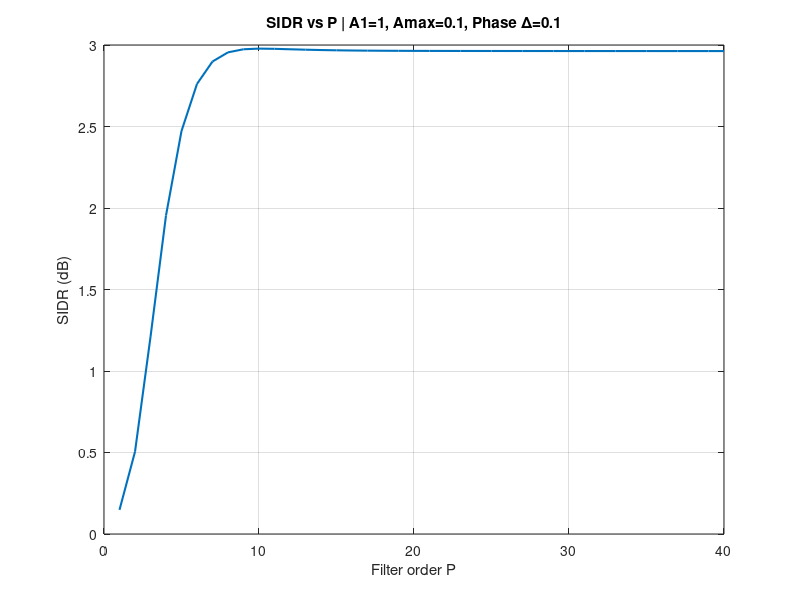
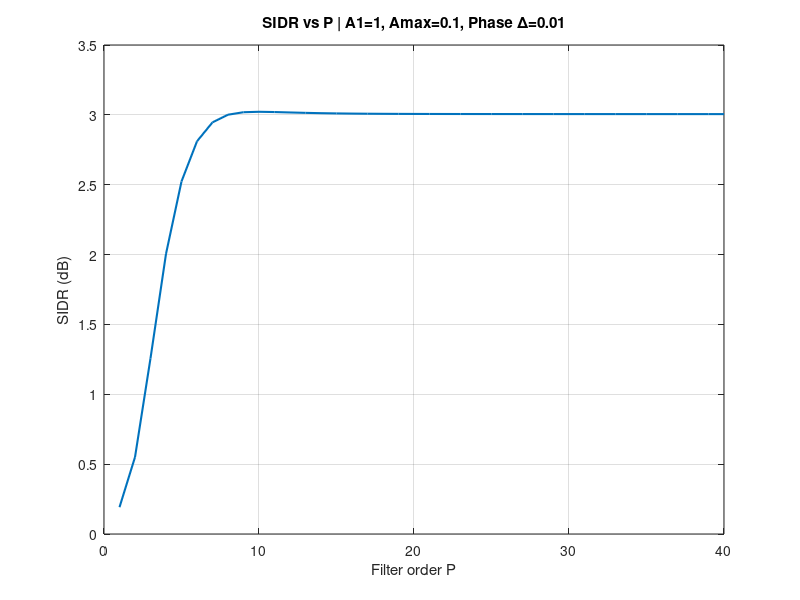
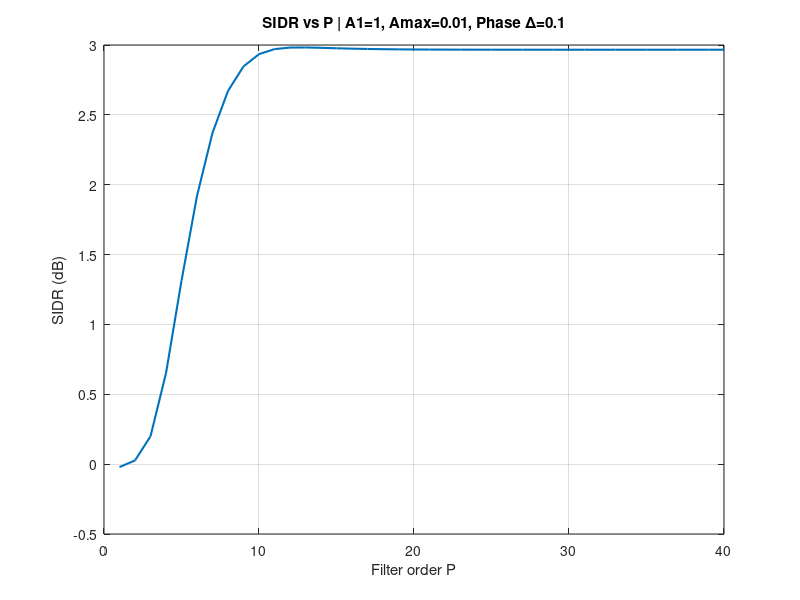
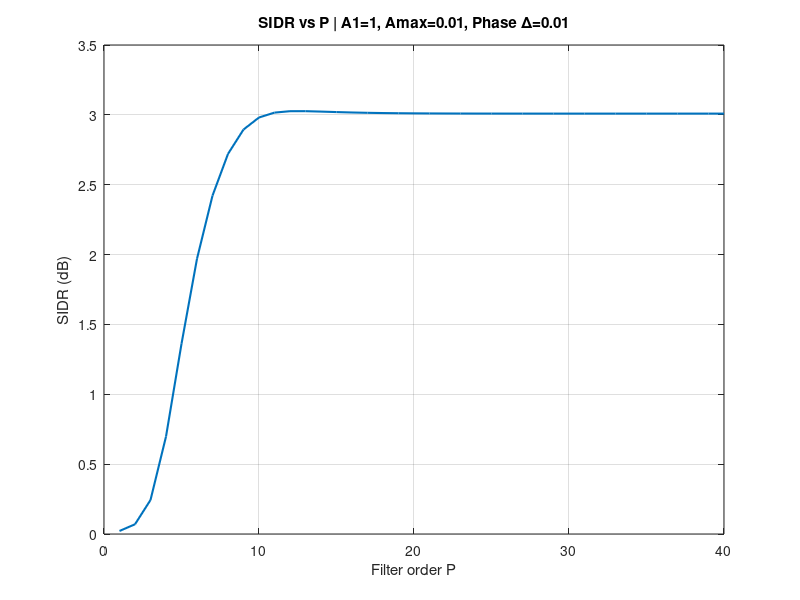

Write MATLAB code to recreate these figures, in order.
clear; clc; close all;

%% Parameters
fs = 40e6;
T = 1/fs;
N = 8192;
n = 0:N-1;
t = n*T;

fc1 = 10e6;
fc2 = 30.5e6;
Delta = 1/8;

k_vals = -5:5;

A2 = 1;
P_vals = 1:40;

A1_vals = [1, 0.01];
Amax_vals = [0.1, 0.01];

Delta_phase_vals = [0.1, 0.01];

%% Frequency axis
w = 2*pi*(0:N-1)/N;
omega = w * fs;
wc = 0.8125*pi*fs;

%% Loop over cases
for A1 = A1_vals
for Amax = Amax_vals
for Delta_phase = Delta_phase_vals

    epsilon = sqrt(10^(Amax/10) - 1);
    SIDR = zeros(size(P_vals));

    for idx = 1:length(P_vals)
        P = P_vals(idx);

        % Initialize signals
        xa1 = zeros(1,N);
        xa2 = zeros(1,N);

        % Build signals with phase distortion on xa1
        for k = k_vals
            f1k = fc1 + fc1*k*Delta;
            f2k = fc2 + fc1*k*Delta;

            % Phase distortion ONLY for xa1
            phi_k = Delta_phase * (-1)^k;

            xa1 = xa1 + sin(2*pi*f1k*t + phi_k);
            xa2 = xa2 + sin(2*pi*f2k*t); % no phase distortion
        end

        % Full signal
        x = A1*xa1 + A2*xa2;

        % FFT
        X = fft(x);

        % Butterworth magnitude response
        H = 1 ./ sqrt(1 + epsilon^2 * (omega./wc).^(2*P));

        % Apply magnitude-only filter
        Xf = X .* H;

        % Back to time domain
        xf = real(ifft(Xf));

        % Desired reference, no phase distortion
        xa1_ref = zeros(1,N);
        for k = k_vals
            f1k = fc1 + fc1*k*Delta;
            xa1_ref = xa1_ref + sin(2*pi*f1k*t);
        end
        x0 = A1 * xa1_ref;

        % SIDR
        SIDR(idx) = 10*log10( sum(x0.^2) / sum((xf - x0).^2) );
    end

    %% Plot
    figure;
    plot(P_vals, SIDR, 'LineWidth', 1.5);
    grid on;
    xlabel('Filter order P');
    ylabel('SIDR (dB)');
    title(['SIDR vs P | A1=', num2str(A1), ...
           ', Amax=', num2str(Amax), ...
           ', Phase \Delta=', num2str(Delta_phase)]);

end
end
end
